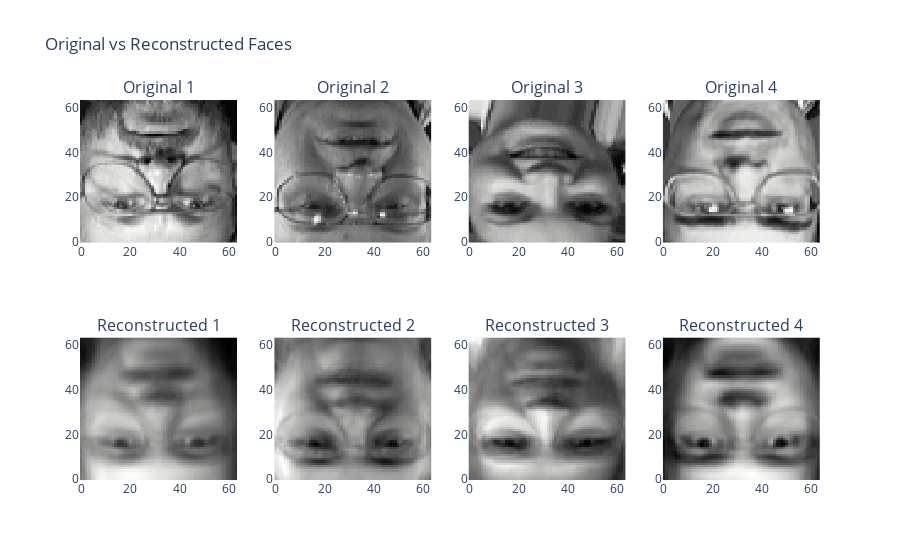

Source (notebook cell):
### Code cell
from plotly.subplots import make_subplots

# Assuming X is the original data matrix (faces dataset)
# and H is the coefficient matrix (X = W * H), get the reconstructed data
reconstructed_images = np.dot(X, Y)

# Plot the original and reconstructed images for comparison using Plotly
n_images = 4  # Number of images to visualize
rows = (n_images + 3) // 4  # Calculate number of rows needed for 4 images per row

# Create subplots for original and reconstructed images (4 images per row)
fig = make_subplots(
    rows=2, cols=4,  # 2 rows for original and reconstructed images
    subplot_titles=[f'Original {i+1}' for i in range(n_images)] + [f'Reconstructed {i+1}' for i in range(n_images)]
)

# Original images (first row)
for i in range(n_images):
    fig.add_trace(
        go.Heatmap(z=X_dense[i].reshape(64, 64), colorscale='gray', showscale=False),
        row=1, col=(i % 4) + 1
    )

# Reconstructed images (second row)
for i in range(n_images):
    fig.add_trace(
        go.Heatmap(z=reconstructed_images[i].reshape(64, 64), colorscale='gray', showscale=False),
        row=2, col=(i % 4) + 1
    )

fig.update_layout(
    title="Original vs Reconstructed Faces",
    showlegend=False
)

fig.show()

### Figure 1 — Plotly figure (JSON) as saved in the notebook; plotly's stock layout.template omitted (floating-point values rounded to 4 significant figures; data arrays with more than 128 entries replaced by an {"elided": "..."} marker saying what was removed)
{"data": [{"colorscale": [[0, "rgb(0, 0, 0)"], [0.09091, "rgb(16, 16, 16)"], [0.1818, "rgb(38, 38, 38)"], [0.2727, "rgb(59, 59, 59)"], [0.3636, "rgb(81, 80, 80)"], [0.4545, "rgb(102, 101, 101)"], [0.5455, "rgb(124, 123, 122)"], [0.6364, "rgb(146, 146, 145)"], [0.7273, "rgb(171, 171, 170)"], [0.8182, "rgb(197, 197, 195)"], [0.9091, "rgb(224, 224, 223)"], [1, "rgb(254, 254, 253)"]], "showscale": false, "type": "heatmap", "xaxis": "x", "yaxis": "y", "z": {"elided": "64x64 float values"}}, {"colorscale": [[0, "rgb(0, 0, 0)"], [0.09091, "rgb(16, 16, 16)"], [0.1818, "rgb(38, 38, 38)"], [0.2727, "rgb(59, 59, 59)"], [0.3636, "rgb(81, 80, 80)"], [0.4545, "rgb(102, 101, 101)"], [0.5455, "rgb(124, 123, 122)"], [0.6364, "rgb(146, 146, 145)"], [0.7273, "rgb(171, 171, 170)"], [0.8182, "rgb(197, 197, 195)"], [0.9091, "rgb(224, 224, 223)"], [1, "rgb(254, 254, 253)"]], "showscale": false, "type": "heatmap", "xaxis": "x2", "yaxis": "y2", "z": {"elided": "64x64 float values"}}, {"colorscale": [[0, "rgb(0, 0, 0)"], [0.09091, "rgb(16, 16, 16)"], [0.1818, "rgb(38, 38, 38)"], [0.2727, "rgb(59, 59, 59)"], [0.3636, "rgb(81, 80, 80)"], [0.4545, "rgb(102, 101, 101)"], [0.5455, "rgb(124, 123, 122)"], [0.6364, "rgb(146, 146, 145)"], [0.7273, "rgb(171, 171, 170)"], [0.8182, "rgb(197, 197, 195)"], [0.9091, "rgb(224, 224, 223)"], [1, "rgb(254, 254, 253)"]], "showscale": false, "type": "heatmap", "xaxis": "x3", "yaxis": "y3", "z": {"elided": "64x64 float values"}}, {"colorscale": [[0, "rgb(0, 0, 0)"], [0.09091, "rgb(16, 16, 16)"], [0.1818, "rgb(38, 38, 38)"], [0.2727, "rgb(59, 59, 59)"], [0.3636, "rgb(81, 80, 80)"], [0.4545, "rgb(102, 101, 101)"], [0.5455, "rgb(124, 123, 122)"], [0.6364, "rgb(146, 146, 145)"], [0.7273, "rgb(171, 171, 170)"], [0.8182, "rgb(197, 197, 195)"], [0.9091, "rgb(224, 224, 223)"], [1, "rgb(254, 254, 253)"]], "showscale": false, "type": "heatmap", "xaxis": "x4", "yaxis": "y4", "z": {"elided": "64x64 float values"}}, {"colorscale": [[0, "rgb(0, 0, 0)"], [0.09091, "rgb(16, 16, 16)"], [0.1818, "rgb(38, 38, 38)"], [0.2727, "rgb(59, 59, 59)"], [0.3636, "rgb(81, 80, 80)"], [0.4545, "rgb(102, 101, 101)"], [0.5455, "rgb(124, 123, 122)"], [0.6364, "rgb(146, 146, 145)"], [0.7273, "rgb(171, 171, 170)"], [0.8182, "rgb(197, 197, 195)"], [0.9091, "rgb(224, 224, 223)"], [1, "rgb(254, 254, 253)"]], "showscale": false, "type": "heatmap", "xaxis": "x5", "yaxis": "y5", "z": {"elided": "64x64 float values"}}, {"colorscale": [[0, "rgb(0, 0, 0)"], [0.09091, "rgb(16, 16, 16)"], [0.1818, "rgb(38, 38, 38)"], [0.2727, "rgb(59, 59, 59)"], [0.3636, "rgb(81, 80, 80)"], [0.4545, "rgb(102, 101, 101)"], [0.5455, "rgb(124, 123, 122)"], [0.6364, "rgb(146, 146, 145)"], [0.7273, "rgb(171, 171, 170)"], [0.8182, "rgb(197, 197, 195)"], [0.9091, "rgb(224, 224, 223)"], [1, "rgb(254, 254, 253)"]], "showscale": false, "type": "heatmap", "xaxis": "x6", "yaxis": "y6", "z": {"elided": "64x64 float values"}}, {"colorscale": [[0, "rgb(0, 0, 0)"], [0.09091, "rgb(16, 16, 16)"], [0.1818, "rgb(38, 38, 38)"], [0.2727, "rgb(59, 59, 59)"], [0.3636, "rgb(81, 80, 80)"], [0.4545, "rgb(102, 101, 101)"], [0.5455, "rgb(124, 123, 122)"], [0.6364, "rgb(146, 146, 145)"], [0.7273, "rgb(171, 171, 170)"], [0.8182, "rgb(197, 197, 195)"], [0.9091, "rgb(224, 224, 223)"], [1, "rgb(254, 254, 253)"]], "showscale": false, "type": "heatmap", "xaxis": "x7", "yaxis": "y7", "z": {"elided": "64x64 float values"}}, {"colorscale": [[0, "rgb(0, 0, 0)"], [0.09091, "rgb(16, 16, 16)"], [0.1818, "rgb(38, 38, 38)"], [0.2727, "rgb(59, 59, 59)"], [0.3636, "rgb(81, 80, 80)"], [0.4545, "rgb(102, 101, 101)"], [0.5455, "rgb(124, 123, 122)"], [0.6364, "rgb(146, 146, 145)"], [0.7273, "rgb(171, 171, 170)"], [0.8182, "rgb(197, 197, 195)"], [0.9091, "rgb(224, 224, 223)"], [1, "rgb(254, 254, 253)"]], "showscale": false, "type": "heatmap", "xaxis": "x8", "yaxis": "y8", "z": {"elided": "64x64 float values"}}], "layout": {"annotations": [{"font": {"size": 16}, "showarrow": false, "text": "Original 1", "x": 0.1062, "xanchor": "center", "xref": "paper", "y": 1, "yanchor": "bottom", "yref": "paper"}, {"font": {"size": 16}, "showarrow": false, "text": "Original 2", "x": 0.3688, "xanchor": "center", "xref": "paper", "y": 1, "yanchor": "bottom", "yref": "paper"}, {"font": {"size": 16}, "showarrow": false, "text": "Original 3", "x": 0.6313, "xanchor": "center", "xref": "paper", "y": 1, "yanchor": "bottom", "yref": "paper"}, {"font": {"size": 16}, "showarrow": false, "text": "Original 4", "x": 0.8938, "xanchor": "center", "xref": "paper", "y": 1, "yanchor": "bottom", "yref": "paper"}, {"font": {"size": 16}, "showarrow": false, "text": "Reconstructed 1", "x": 0.1062, "xanchor": "center", "xref": "paper", "y": 0.375, "yanchor": "bottom", "yref": "paper"}, {"font": {"size": 16}, "showarrow": false, "text": "Reconstructed 2", "x": 0.3688, "xanchor": "center", "xref": "paper", "y": 0.375, "yanchor": "bottom", "yref": "paper"}, {"font": {"size": 16}, "showarrow": false, "text": "Reconstructed 3", "x": 0.6313, "xanchor": "center", "xref": "paper", "y": 0.375, "yanchor": "bottom", "yref": "paper"}, {"font": {"size": 16}, "showarrow": false, "text": "Reconstructed 4", "x": 0.8938, "xanchor": "center", "xref": "paper", "y": 0.375, "yanchor": "bottom", "yref": "paper"}], "showlegend": false, "title": {"text": "Original vs Reconstructed Faces"}, "xaxis": {"anchor": "y", "domain": [0, 0.2125]}, "xaxis2": {"anchor": "y2", "domain": [0.2625, 0.475]}, "xaxis3": {"anchor": "y3", "domain": [0.525, 0.7375]}, "xaxis4": {"anchor": "y4", "domain": [0.7875, 1]}, "xaxis5": {"anchor": "y5", "domain": [0, 0.2125]}, "xaxis6": {"anchor": "y6", "domain": [0.2625, 0.475]}, "xaxis7": {"anchor": "y7", "domain": [0.525, 0.7375]}, "xaxis8": {"anchor": "y8", "domain": [0.7875, 1]}, "yaxis": {"anchor": "x", "domain": [0.625, 1]}, "yaxis2": {"anchor": "x2", "domain": [0.625, 1]}, "yaxis3": {"anchor": "x3", "domain": [0.625, 1]}, "yaxis4": {"anchor": "x4", "domain": [0.625, 1]}, "yaxis5": {"anchor": "x5", "domain": [0, 0.375]}, "yaxis6": {"anchor": "x6", "domain": [0, 0.375]}, "yaxis7": {"anchor": "x7", "domain": [0, 0.375]}, "yaxis8": {"anchor": "x8", "domain": [0, 0.375]}}}
